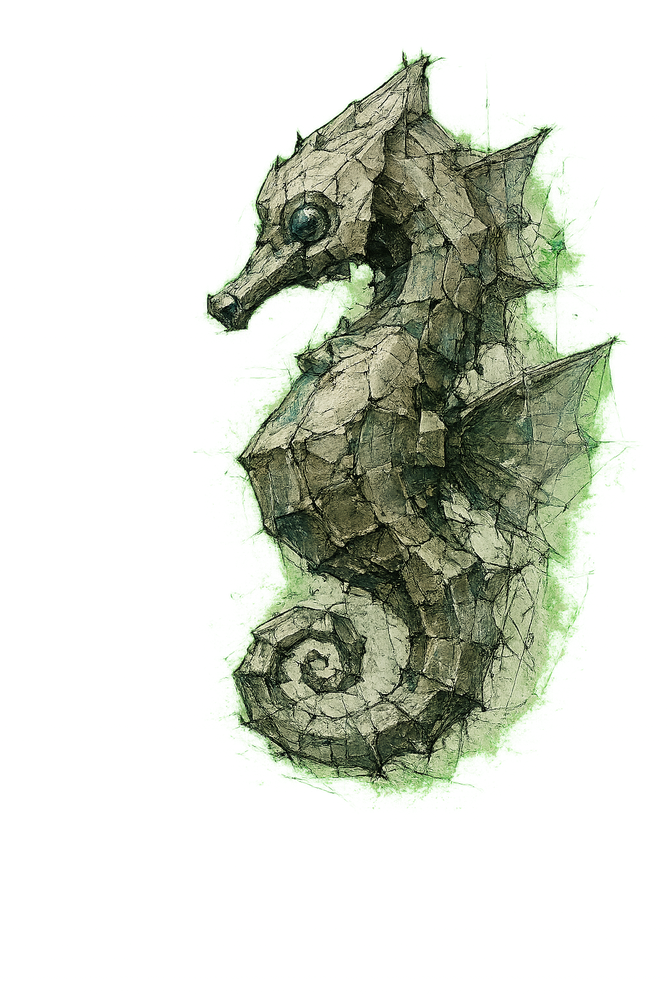
#> input picture 幼年海馬.png, 667 x 1000 px, shrunk from 1024 x 1536 before the run
$ python check-transparent-assets.py '../幼年海馬.png'
#> lines starting #> are read from the running program, lines starting #| are printed output that depends on the picture
"""Validate transparency without mistaking dark sprite details for a black matte."""

from __future__ import annotations

import argparse
from collections import deque
import json
from pathlib import Path
import sys

from PIL import Image


MAX_BORDER_MATTE_RATIO = 0.01
MIN_TRANSPARENT_RATIO = 0.03
MIN_VISIBLE_DARK_DETAIL_RATIO = 0.005


def border_matte_ratio(image: Image.Image) -> float:
    rgba = image.convert("RGBA")
    width, height = rgba.size
    pixels = rgba.load()
    visited = bytearray(width * height)
    queue: deque[tuple[int, int]] = deque()

    def is_opaque_black(x: int, y: int) -> bool:
        red, green, blue, alpha = pixels[x, y]
        return alpha > 250 and red < 24 and green < 24 and blue < 24

    for x in range(width):
        if is_opaque_black(x, 0):
            queue.append((x, 0))
        if is_opaque_black(x, height - 1):
            queue.append((x, height - 1))
    for y in range(height):
        if is_opaque_black(0, y):
            queue.append((0, y))
        if is_opaque_black(width - 1, y):
            queue.append((width - 1, y))

    matte_pixels = 0
    while queue:
        x, y = queue.popleft()
        offset = y * width + x
        if visited[offset] or not is_opaque_black(x, y):
            continue
        visited[offset] = 1
        matte_pixels += 1
        for next_x, next_y in ((x - 1, y), (x + 1, y), (x, y - 1), (x, y + 1)):
            if 0 <= next_x < width and 0 <= next_y < height:
                next_offset = next_y * width + next_x
                if not visited[next_offset]:
                    queue.append((next_x, next_y))

    return matte_pixels / (width * height)


def inspect(path: Path) -> dict[str, float | int | str]:
    with Image.open(path) as source:
#> source is the input picture: PIL image 667x1000 RGBA; mean R, G, B, A 39.1, 52.3, 29.2, 74
        frame_count = getattr(source, "n_frames", 1)
#> frame_count = 1
        maximum_border_matte = 0.0
        minimum_transparency = 1.0
        maximum_dark_detail = 0.0
        for frame_index in range(frame_count):
            source.seek(frame_index)
            rgba = source.convert("RGBA")
            pixel_count = rgba.width * rgba.height
            alpha_histogram = rgba.getchannel("A").histogram()
            minimum_transparency = min(minimum_transparency, sum(alpha_histogram[:8]) / pixel_count)
            maximum_border_matte = max(maximum_border_matte, border_matte_ratio(rgba))
            red, green, blue, alpha = rgba.split()
            dark_detail = sum(
                1
                for red_value, green_value, blue_value, alpha_value in zip(
                    red.get_flattened_data(),
                    green.get_flattened_data(),
                    blue.get_flattened_data(),
                    alpha.get_flattened_data(),
                )
                if alpha_value > 32 and red_value < 64 and green_value < 64 and blue_value < 64
            ) / pixel_count
            maximum_dark_detail = max(maximum_dark_detail, dark_detail)
#> this loop made 1 pass
#> (minimum_transparency, red, green, blue, alpha) on pass 1: (0.678, 0, 0, 0, 0)
#> pass 1, in inspect, `red, green, blue, alpha = rgba.split()`:
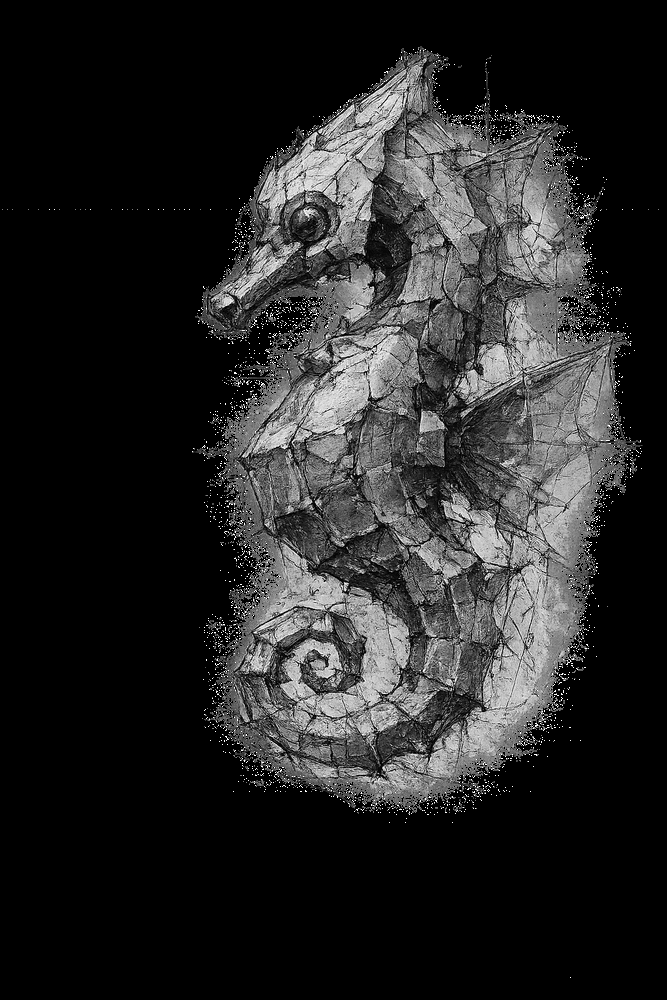
#> red: PIL image 667x1000 L; min 0, max 255, mean 39.1
#> pass 1, in inspect, `red, green, blue, alpha = rgba.split()`:
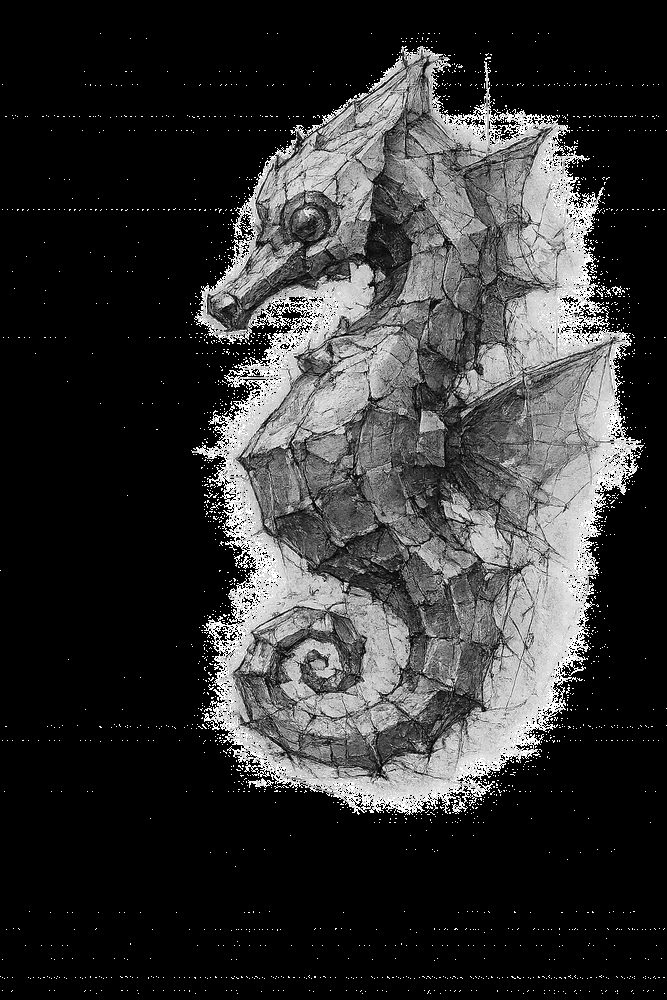
#> green: PIL image 667x1000 L; min 0, max 255, mean 52.3
#> pass 1, in inspect, `red, green, blue, alpha = rgba.split()`:
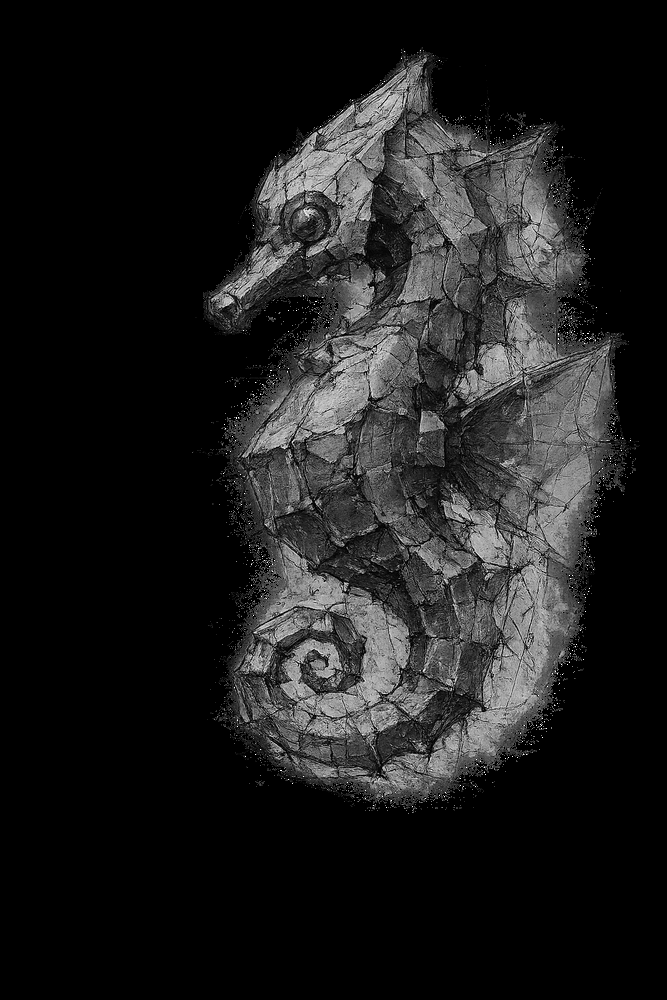
#> blue: PIL image 667x1000 L; min 0, max 255, mean 29.2
#> pass 1, in inspect, `red, green, blue, alpha = rgba.split()`:
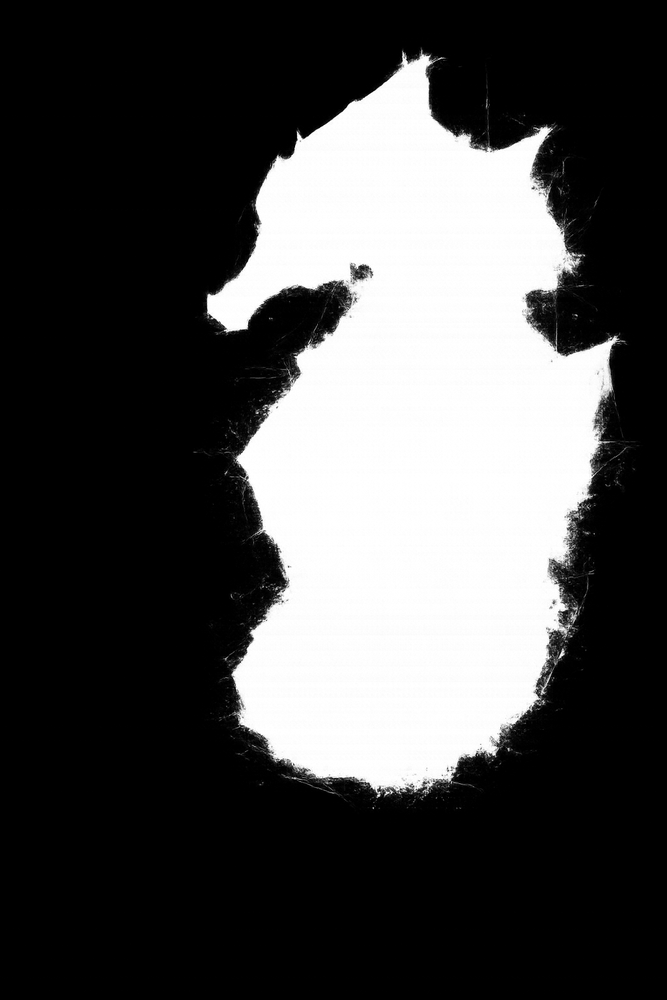
#> alpha: PIL image 667x1000 L; min 0, max 255, mean 74

    return {
        "path": path.as_posix(),
        "frames": frame_count,
        "maxBorderMatteRatio": maximum_border_matte,
        "minTransparentRatio": minimum_transparency,
        "maxVisibleDarkDetailRatio": maximum_dark_detail,
    }


def main() -> None:
    parser = argparse.ArgumentParser()
    parser.add_argument("paths", nargs="*", type=Path)
    parser.add_argument("--stdin-json", action="store_true")
    args = parser.parse_args()
    paths = args.paths
    if args.stdin_json:
        paths.extend(Path(value) for value in json.load(sys.stdin))

    reports = []
    failures = []
    for path in sorted(set(paths)):
        if not path.is_file():
            failures.append(f"missing: {path.as_posix()}")
            continue
        report = inspect(path)
        reports.append(report)
        if report["maxBorderMatteRatio"] > MAX_BORDER_MATTE_RATIO:
            failures.append(f"border matte: {path.as_posix()} ({report['maxBorderMatteRatio']:.4f})")
        if report["minTransparentRatio"] < MIN_TRANSPARENT_RATIO:
            failures.append(f"insufficient transparency: {path.as_posix()} ({report['minTransparentRatio']:.4f})")
        if report["maxVisibleDarkDetailRatio"] < MIN_VISIBLE_DARK_DETAIL_RATIO:
            failures.append(f"dark sprite detail missing: {path.as_posix()} ({report['maxVisibleDarkDetailRatio']:.4f})")

    print(json.dumps({"checked": len(reports), "failures": failures, "assets": reports}, ensure_ascii=False))
    if failures:
        raise SystemExit(1)


if __name__ == "__main__":
#> (the run stopped early here; a loop or call above may not have finished)
